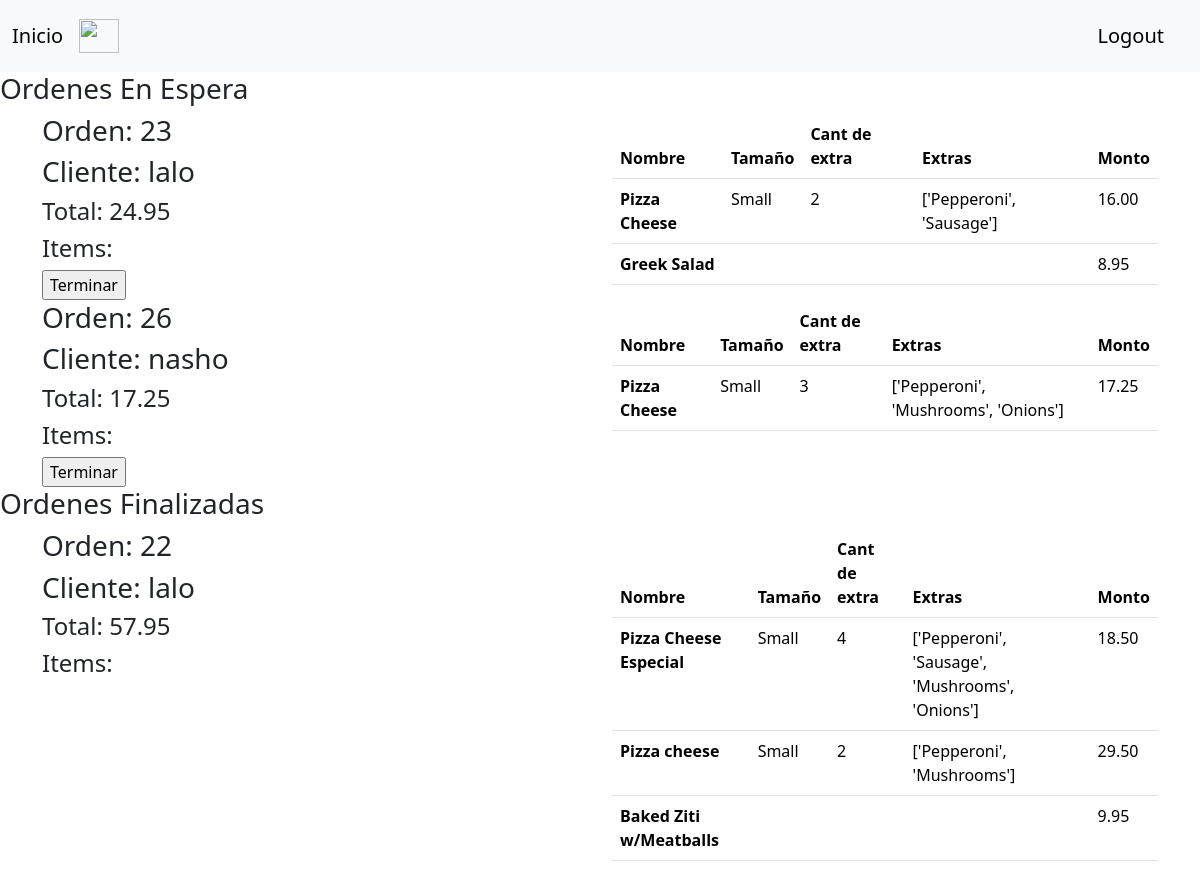
Page /admin_order/ on the committed database.
### orders/models.py (models this page shows, shortened)
class Order(models.Model):
    state_choices = [
        ('AC','Active'),
        ('FI', 'Finished'),
        ('WA', 'Waiting')
        ]
    user = models.ForeignKey(User, models.CASCADE, related_name="orders")
    date = models.DateField(auto_now_add=True)
    state = models.CharField(max_length=5, choices=state_choices, blank=False)
    total = models.DecimalField(max_digits=20, decimal_places=2, blank=False, null=False)

class OrderItem(models.Model):
    product = models.ForeignKey(MenuItem, models.CASCADE, blank=False, null=False, related_name="menu_item")
    order = models.ForeignKey(Order, models.CASCADE, blank=True, null=True, related_name="order_item")
    amoun = models.DecimalField(max_digits=20, decimal_places=2, blank=False, null=False)
    size = models.CharField(max_length=40, blank=True, null=True)
    extra = models.IntegerField(blank=True, null=True)
    extras = models.TextField(blank=True, null=True)

class MenuItem(models.Model):
    size_choices = [
        ('SM', 'small'),
        ('LG', 'large')
        ]
    category_choices = [
        ('RP', 'regular pizza'),
        ('SP', 'siciliam pizza'),
        ('To', 'toppings'),
        ('ToS', 'toppingsSubs'),
        ('Su', 'subs'),
        ('Pa', 'pasta'),
        ('Sa', 'salads'),
        ('Di', 'dinner platters')
        ]
    category = models.CharField(max_length=5, choices=category_choices, blank=False)
    name = models.TextField(max_length=50, blank=False)
    price_1 = models.FloatField(blank=False)
    price_2 = models.FloatField(blank=True, null=True)
    class Meta:
        verbose_name_plural = "MenuItem"

### orders/views.py (the view)
# urls.py: path('admin_order/', admin, name="admin_order"),
def admin(request):
    if request.method == 'GET':
        queryset =  {
            'orders': Order.objects.all()
        }
        return render(request, 'menu/admin.html', queryset)
    elif request.method == 'POST':
        order_user = request.POST.get("order")
        order = Order.objects.get(pk=order_user)
        order.state = 'FI'
        order.save()
        return redirect("admin_order")

### templates/menu/admin.html (shortened to what this page needs)
{% extends 'base_order.html' %}
{% load bootstrap5 %}
{% load static %}
{% block dependence %}
    {% bootstrap_css %}
{% endblock %}
{% block body %}
<h3>Ordenes En Espera</h3>
{% for order in orders %}
    {% if order.state == 'WA' %}
    <div class="container">
        <div class="row">
            <div class="col">
                <h3>Orden: {{ order.pk }}</h3>
		        <h3>Cliente: {{order.user.username}}</h3>
                <h4>Total: {{ order.total }}</h4>
                <h4>Items: </h4>
                <form action="" method="post">
                    <input type="submit" value="Terminar">
                </form>
            </div>
            <div class="col">
                <table class="table">
                    <thead>
                      <tr>
                        <th scope="col">Nombre</th>
                        <th scope="col">Tamaño</th>
                        <th scope="col">Cant de extra</th>
                        <th scope="col">Extras</th>
                        <th scope="col">Monto</th>
                      </tr>
                    </thead>
                    <tbody>
                        {% for item in order.order_item.all %}
                        {% if item.extra >= 4 %}
                            <tr>
                                <th scope="row">{{ item.product.name }} Especial</th>
                                <td>{% if item.size %} {{ item.size }} {% endif %}</td>
                                <td>{% if item.extra %}{{ item.extra }}{% endif %}</td>
                                <td>{% if item.extras %}{{ item.extras }}{% endif %}</td>
                                <td>{% if item.amoun %}{{ item.amoun }}{% endif %}</td>
                            </tr>
                        {% else %}
                            <tr>
                                <th scope="row">{{ item.product.name }}</th>
                                <td>{% if item.size %} {{ item.size }} {% endif %}</td>
                                <td>{% if item.extra %}{{ item.extra }}{% endif %}</td>
                                <td>{% if item.extras %}{{ item.extras }}{% endif %}</td>
                                <td>{% if item.amoun %}{{ item.amoun }}{% endif %}</td>
                            </tr>
                        {% endif %}
                    {% endfor %}
                    </tbody>
                  </table>
            </div>
        </div>
    </div>
    {% endif %}
{% endfor %}
<h3>Ordenes Finalizadas</h3>
{% for order in orders %}
{% if order.state == 'FI'%}
    <div class="container">
        <div class="row">
            <div class="col">
                <h3>Orden: {{ order.pk }}</h3>
                <h3>Cliente: {{order.user.username}}</h3>
                <h4>Total: {{ order.total }}</h4>
                <h4>Items: </h4>
            </div>
            <div class="col">
                <table class="table">
                    <thead>
                      <tr>
                        <th scope="col">Nombre</th>
                        <th scope="col">Tamaño</th>
                        <th scope="col">Cant de extra</th>
                        <th scope="col">Extras</th>
                        <th scope="col">Monto</th>
                      </tr>
                    </thead>
                    <tbody>
                        {% for item in order.order_item.all %}
                        {% if item.extra >= 4 %}
                            <tr>
                                <th scope="row">{{ item.product.name }} Especial</th>
                                <td>{% if item.size %} {{ item.size }} {% endif %}</td>
                                <td>{% if item.extra %}{{ item.extra }}{% endif %}</td>
                                <td>{% if item.extras %}{{ item.extras }}{% endif %}</td>
                                <td>{% if item.amoun %}{{ item.amoun }}{% endif %}</td>
                            </tr>
                        {% else %}
                            <tr>
                                <th scope="row">{{ item.product.name }}</th>
                                <td>{% if item.size %} {{ item.size }} {% endif %}</td>
                                <td>{% if item.extra %}{{ item.extra }}{% endif %}</td>
                                <td>{% if item.extras %}{{ item.extras }}{% endif %}</td>
                                <td>{% if item.amoun %}{{ item.amoun }}{% endif %}</td>
                            </tr>
                        {% endif %}
                    {% endfor %}
                    </tbody>
                  </table>
            </div>
        </div>
    </div>
    {% endif %}
{% endfor %}
{% endblock %}

### templates/base_order.html (shortened to what this page needs)
<!DOCTYPE html>
<html lang="en">
<head>
    {% block dependence %}
    {% endblock %}
</head>
<body>
    <nav class="navbar navbar-expand-lg navbar-light bg-light">
        <div class="container-fluid">
          <a class="navbar-brand" href="{% url 'order' %}">Inicio</a>
          <div class="collapse navbar-collapse" id="navbarSupportedContent">
            <ul class="navbar-nav me-auto mb-2 mb-lg-0">
                <li class="nav-item">
                    <a class="navbar-brand" href="{% url 'carrito' %}">
                        <img src="https://img.icons8.com/carbon-copy/100/000000/shopping-cart.png" alt="" width="40" height="34"/>
                    </a>
                </li>
            </ul>
            <ul class="navbar-nav mr-auto">
                <li class="nav-item navbar-brand order-md-last">
                    <a class="nav-link active" aria-current="page" href="{% url 'logout' %}">Logout</a>
                </li>
            </ul>
          </div>
        </div>
    </nav>
    {% block body %}
    {% endblock %}
</body>
</html>

### rows in the picture
Order: pk "23", user.username "lalo", total "24.95"
OrderItem: product.name "Pizza Cheese", size "Small", extra "2", extras "['Pepperoni', 'Sausage']", amoun "16.00"
OrderItem: product.name "Greek Salad", amoun "8.95"
Order: pk "26", user.username "nasho", total "17.25"
OrderItem: product.name "Pizza Cheese", size "Small", extra "3", extras "['Pepperoni', 'Mushrooms', 'Onions']", amoun "17.25"
Order: pk "22", user.username "lalo", total "57.95"
OrderItem: product.name "Pizza Cheese", size "Small", extra "4", extras "['Pepperoni', 'Sausage', 'Mushrooms', 'Onions']", amoun "18.50"
OrderItem: product.name "Pizza cheese", size "Small", extra "2", extras "['Pepperoni', 'Mushrooms']", amoun "29.50"
OrderItem: product.name "Baked Ziti w/Meatballs", amoun "9.95"
